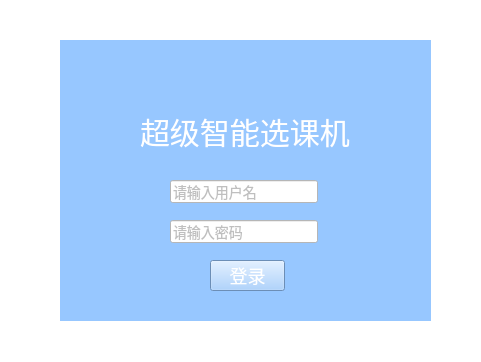
<?xml version="1.0" encoding="UTF-8"?>
<ui version="4.0">
 <class>Form</class>
 <widget class="QWidget" name="Form">
  <property name="geometry">
   <rect>
    <x>0</x>
    <y>0</y>
    <width>481</width>
    <height>362</height>
   </rect>
  </property>
  <property name="sizePolicy">
   <sizepolicy hsizetype="Fixed" vsizetype="Fixed">
    <horstretch>0</horstretch>
    <verstretch>0</verstretch>
   </sizepolicy>
  </property>
  <property name="maximumSize">
   <size>
    <width>620</width>
    <height>480</height>
   </size>
  </property>
  <property name="windowTitle">
   <string>开始</string>
  </property>
  <property name="styleSheet">
   <string notr="true">background-color: white;
color:black;</string>
  </property>
  <widget class="QWidget" name="log_in_widget" native="true">
   <property name="geometry">
    <rect>
     <x>60</x>
     <y>40</y>
     <width>371</width>
     <height>281</height>
    </rect>
   </property>
   <property name="sizePolicy">
    <sizepolicy hsizetype="Fixed" vsizetype="Fixed">
     <horstretch>0</horstretch>
     <verstretch>0</verstretch>
    </sizepolicy>
   </property>
   <property name="minimumSize">
    <size>
     <width>0</width>
     <height>0</height>
    </size>
   </property>
   <property name="maximumSize">
    <size>
     <width>500</width>
     <height>300</height>
    </size>
   </property>
   <property name="styleSheet">
    <string notr="true">background-color: rgb(151, 199, 255)</string>
   </property>
   <widget class="QLabel" name="label">
    <property name="geometry">
     <rect>
      <x>80</x>
      <y>60</y>
      <width>221</width>
      <height>61</height>
     </rect>
    </property>
    <property name="styleSheet">
     <string notr="true">color:white;
font-size:30px;</string>
    </property>
    <property name="text">
     <string>超级智能选课机</string>
    </property>
   </widget>
   <widget class="QLineEdit" name="input_account">
    <property name="geometry">
     <rect>
      <x>110</x>
      <y>140</y>
      <width>148</width>
      <height>23</height>
     </rect>
    </property>
    <property name="styleSheet">
     <string notr="true">color: grey;
background-color: white;
font-size: 14px;</string>
    </property>
    <property name="text">
     <string/>
    </property>
    <property name="placeholderText">
     <string>请输入用户名</string>
    </property>
   </widget>
   <widget class="QLineEdit" name="input_password">
    <property name="geometry">
     <rect>
      <x>110</x>
      <y>180</y>
      <width>148</width>
      <height>23</height>
     </rect>
    </property>
    <property name="whatsThis">
     <string>&lt;html&gt;&lt;head/&gt;&lt;body&gt;&lt;p&gt;your password&lt;/p&gt;&lt;/body&gt;&lt;/html&gt;</string>
    </property>
    <property name="styleSheet">
     <string notr="true">color: grey;
background-color: white;
font-size: 14px;</string>
    </property>
    <property name="text">
     <string/>
    </property>
    <property name="placeholderText">
     <string>请输入密码</string>
    </property>
   </widget>
   <widget class="QPushButton" name="bt_complete">
    <property name="geometry">
     <rect>
      <x>150</x>
      <y>220</y>
      <width>75</width>
      <height>31</height>
     </rect>
    </property>
    <property name="styleSheet">
     <string notr="true">color:white;
font-size: 18px;</string>
    </property>
    <property name="text">
     <string>登录</string>
    </property>
   </widget>
  </widget>
 </widget>
 <resources/>
 <connections/>
</ui>
